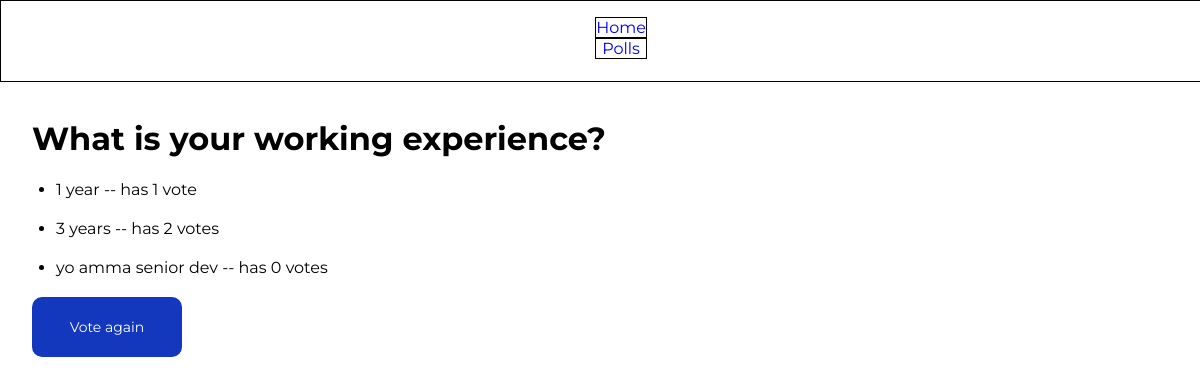
Page /polls/1/result/ on the committed database.
### polls/models.py (models this page shows, shortened)
class Question(models.Model):
    question_text = models.CharField(max_length=200)
    pub_date = models.DateTimeField('date published') # provide "human-readable name for the column"

class Choice(models.Model):
    question = models.ForeignKey(Question, on_delete=models.CASCADE) # ea choice corresponds to question
    choice_text = models.CharField(max_length=200)
    votes = models.IntegerField(default=0)

### polls/views.py (the view)
# urls.py: path('<int:pk>/result/', views.ResultsView.as_view(), name='results'),
class ResultsView(generic.DetailView):
    model = Question
    template_name = 'polls/results.html'

### polls/templates/polls/results.html (shortened to what this page needs)
{% extends 'polls/_base.html' %}
{% load static %}
    {% block head %}
        <link rel="stylesheet" type="text/css" href="{% static 'polls/results.css' %}">
    {% endblock %}
{% block body %}
  <h1>{{ question.question_text }}</h1>
  <ul class="results-list">
      {% for choice in question.choice_set.all %}
        <li class="result-item">{{ choice.choice_text }} -- has {{ choice.votes }} vote{{ choice.votes|pluralize }}</li>
      {% endfor %}
  </ul>
    <div id="vote-again-container">
        <a href="{% url 'polls:detail' question.id %}" id="vote-again-link">Vote again</a>
    </div>
{% endblock %}

### polls/static/polls/style.css (style rules this page uses)
body { font-family: 'Montserrat', sans-serif; margin: 0; padding: 0; }
h1 { padding-left: 2rem; padding-top: 1rem; }
a { text-decoration: none; }

### polls/static/polls/results.css (style rules this page uses)
#vote-again-container { display: block; border-radius: 10px; width: 150px; height: 60px; text-align: center; color: white; background-color: #1338BE; margin-left: 2rem; position: relative; }
#vote-again-link { color: white; margin: 0; position: absolute; top: 50%; left: 50%; transform: translate(-50%, -50%); font-size: 14px; }
.results-list { padding-left: 3.5rem; }
.result-item { margin: 20px 0; }

### rows in the picture
Question: question_text "What is your working experience?"
Choice: choice_text "1 year", votes "1"
Choice: choice_text "3 years", votes "2"
Choice: choice_text "yo amma senior dev", votes "0"
